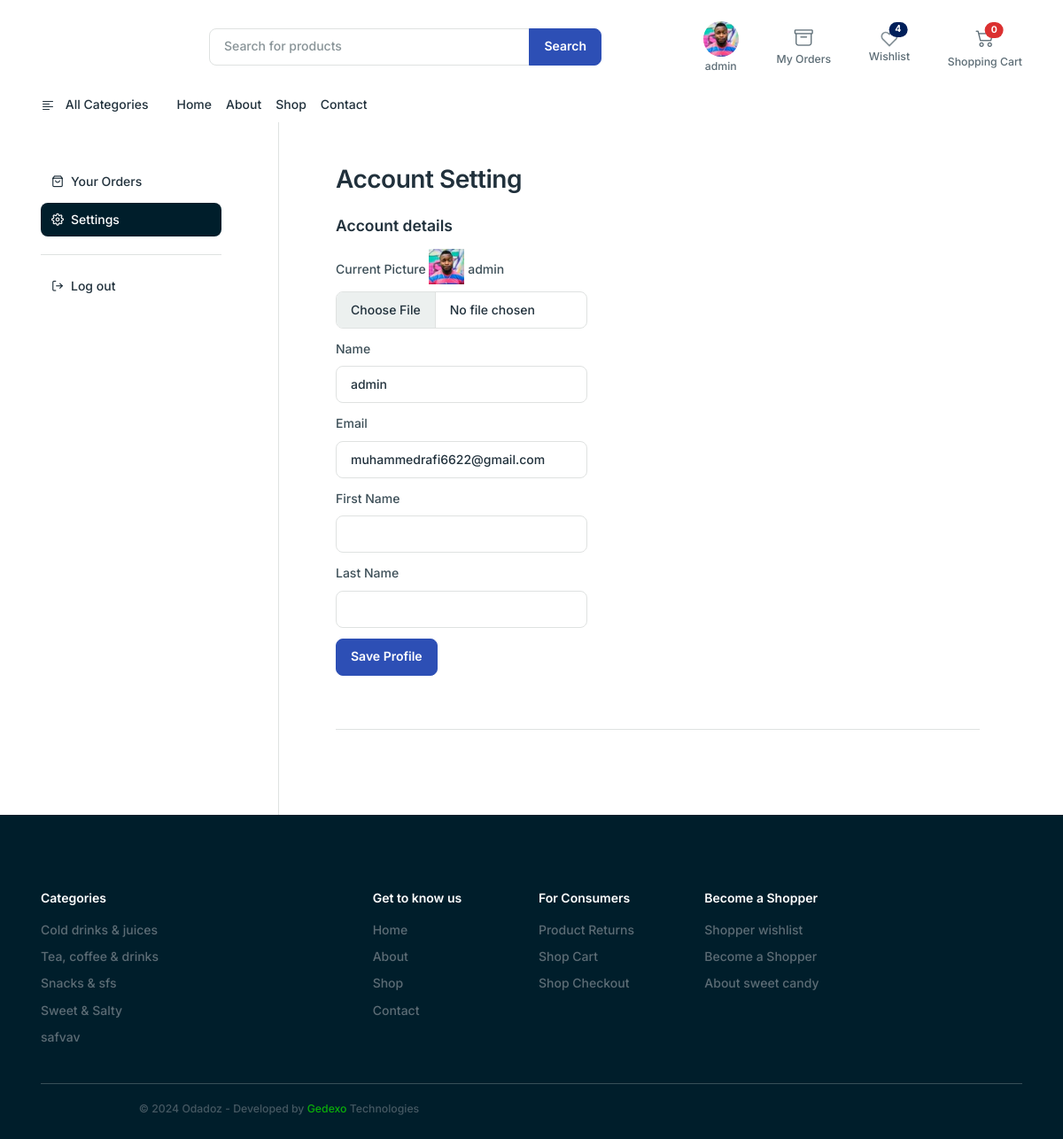
/account-settings (signed in), run on the app's committed database.
### orders/models.py (models this page shows)
class UserProfile(models.Model):
    user = models.OneToOneField(User, on_delete=models.CASCADE)
    profile_pic = models.ImageField(upload_to='profile_pics/', blank=True, null=True)
    name = models.CharField(max_length=30, blank=True)
    email = models.EmailField(max_length=255, blank=True)
    firstname = models.CharField(max_length=255, blank=True)
    lastname = models.CharField(max_length=255, blank=True)

### products/models.py (models this page shows, shortened)
class Category(models.Model):
    title = models.CharField(max_length=150)
    class Meta:
        verbose_name = ("Category")
        verbose_name_plural = ("Category")

### orders/views.py (the view, shortened to what this page needs)
# urls.py: path("account-settings", views.account_settings, name="account-settings"),
@login_required
def account_settings(request):
    wishlist_items = Wishlist.objects.filter(user=request.user.id)
    wishlist_count = wishlist_items.count()
    categories = Category.objects.all()
    subcategories = SubCategory.objects.all()
    try:
        user_profile = request.user.userprofile
    except UserProfile.DoesNotExist:
        user_profile = UserProfile(user=request.user)
        user_profile.save()
    context = {
        "wishlist_items": wishlist_items,
        "wishlist_count": wishlist_count,
        "categories": categories,
        "subcategory": subcategories,
        'user_profile': user_profile,
    }
    return render(request,"web/account-settings.html",context)

### templates/web/account-settings.html (shortened to what this page needs)
{% extends 'web/partials/base.html' %}
{% load static %}
{% load i18n crispy_forms_tags %}
{% block content %}
<main>
  <section>
    <div class="container">
      <div class="row">
        <div class="col-lg-3 col-md-4 col-12 border-end  d-none d-md-block">
          <div class="pt-10 pe-lg-10">
            <ul class="nav flex-column nav-pills nav-pills-dark">
              <li class="nav-item">
                <a class="nav-link " aria-current="page" href="{% url "orders:account-orders" %}"><i
                    class="feather-icon icon-shopping-bag me-2"></i>Your Orders</a>
              </li>
              <li class="nav-item">
                <a class="nav-link active" href="{% url "orders:account-settings" %}"><i
                    class="feather-icon icon-settings me-2"></i>Settings</a>
              </li>
              <li class="nav-item">
                <hr>
              </li>
              <li class="nav-item">
                <a class="nav-link " href="{% url "auth_logout" %}"><i class="feather-icon icon-log-out me-2"></i>Log out</a>
              </li>
            </ul>
          </div>
        </div>
        <div class="col-lg-9 col-md-8 col-12">
          <div class="py-6 p-md-6 p-lg-10">
            <div class="mb-6">
              <h2 class="mb-0">Account Setting</h2>
            </div>
            <div>
              <h5 class="mb-4">Account details</h5>
              <div class="row">
                <div class="col-lg-5">
                  <form method="post" enctype="multipart/form-data" action="{% url 'orders:account-settings' %}">
                    <div class="mb-3">
                      <label class="form-label">Current Picture</label>
                      {% if user_profile.profile_pic %}
                          <img src="{{ user_profile.profile_pic.url }}" width="40px" alt="Profile Picture" class="img-fluid mb-2">
                      {% else %}
                          <p>No picture available</p>
                      {% endif %}
                      <label class="form-label">{{ request.user.username }}</label>
                      <input type="file" class="form-control" name="profile_pic">
                    </div>
                      <div class="mb-3">
                        <label class="form-label">Name</label>
                        <input type="text" class="form-control" value="{{ request.user.username }}" name="name">
                    </div>
                    <div class="mb-3">
                        <label class="form-label">Email</label>
                        <input type="email" class="form-control" value="{{ request.user.email }}" name="email">
                    </div>
                     <div class="mb-3">
                      <label class="form-label">First Name</label>
                      <input type="firstname" class="form-control" value="" name="firstname">
                  </div>
                   <div class="mb-3">
                        <label class="form-label">Last Name</label>
                        <input type="lastname" class="form-control" value="" name="lastname">
                    </div>
                    <div class="mb-3">
                        <button type="submit" class="btn btn-primary">Save Profile</button>
                    </div>
                </form>
                </div>
              </div>
            </div>
            <hr class="my-10">
          </div>
        </div>
      </div>
    </div>
  </section>
</main>
{% endblock %}

### templates/web/partials/header.html (shortened to what this page needs)
{% load static %}
<!DOCTYPE html>
<html lang="en">
<head>
</head>
<body>
  <header>
    <div class="container">
      <div class="row align-items-center pt-6 pb-4 mt-4 mt-lg-0">
        <div class="col-xxl-6 col-xl-5 col-lg-6 col-md-9">
          <form action="{% url "products:shop" %}" method="GET">
            <div class="input-group">
              <input class="form-control" type="search" placeholder="Search for products" name="text_search"
                aria-label="Recipient's username" aria-describedby="button-addon2">
              <button class="btn btn-primary" type="button" id="button-addon2">Search</button>
            </div>
          </form>
        </div>
        <div class="col-xxl-4 col-xl-5 col-lg-3 d-none d-lg-block">
          <div class="d-flex align-items-center justify-content-between ms-4">
            <div class="ms-6 text-center">
              <a href="{% url "auth_login" %}" data-bs-toggle="dropdown" class="text-reset">
                <div class="lh-1">
                {% if request.user.is_authenticated %}
                    <div class="ms-0">
                        {% if request.user.userprofile.profile_pic %}
                            <img src="{{ request.user.userprofile.profile_pic.url }}" class="avatar avatar-md rounded-circle">
                        {% else %}
                            <i class="bi bi-person-circle fs-4"></i>
                        {% endif %}
                        <p class="mb-0 d-none d-xl-block small" style="margin-top: 5px;">{{ request.user.username }}</p>
                    </div>
                {% endif %}
            </div>
          </a>
        </div>
        {% if request.user.is_authenticated %}
        <div class="ms-6 text-center">
          <a href="{% url "orders:account-orders" %}" class="text-reset">
            <div class="lh-1">
              <div class="mb-2">
                <i class="bi bi-archive fs-4"></i>
              </div>
              <p class="mb-0 d-none d-xl-block small">My Orders</p>
            </div>
          </a>
        </div>
        {% endif %}
        <div class="text-center ms-6">
          <a href="{% url 'orders:wishlist' %}" class="text-muted position-relative" id="wishlist-link">
              <span class="position-absolute top-0 start-100 translate-middle badge rounded-pill bg-success" id="header_wishlist_count">
                  {{ wishlist_count }}
              </span>
          </a>
          <p class="mb-0 d-none d-xl-block small">Wishlist</p>
        </div>
            <div class="text-center ms-6">
              <a href="{% url 'orders:cart_detail' %}" class="text-reset">
                <div class="text-center">
                  <div class="">
                    <i class="bi bi-cart2 fs-4"></i>
                    <span class="position-absolute  translate-middle badge rounded-pill bg-danger mt-2">
                    {{request.session.cart|length}}
                    </span>
                  </div>
                  <p class="mb-0 d-none d-xl-block small">Shopping Cart</p>
                </div>
              </a>
            </div>
          </div>
        </div>
      </div>
    </div>
  </header>
  <nav class="navbar navbar-expand-lg navbar-light navbar-default p-0 p-sm-0 navbar-offcanvas-color "
    aria-label="Offcanvas navbar large">
    <div class="container">
      <div class="offcanvas offcanvas-start" tabindex="-1" id="navbar-default" aria-labelledby="navbar-defaultLabel">
        <div class="offcanvas-body">
          <div class="">
            <ul class="navbar-nav align-items-center ">
              <li class="dropdown me-6 d-none d-lg-block">
                <a href="{% url "products:index" %}" class="text-inherit" data-bs-toggle="dropdown" aria-expanded="false">
                  All Categories
                </a>
              </li>
              <li class="nav-item dropdown">
                <a class="nav-link" href="{% url "products:index" %}" role="button"
                  aria-expanded="false">
                  Home
                </a>
              </li>
              <li class="nav-item dropdown">
                <a class="nav-link " href="{% url "web:about" %}" role="button"
                  aria-expanded="false">
                  About
                </a>
              </li>
              <li class="nav-item dropdown">
                <a class="nav-link" href="{% url "products:shop" %}" role="button"
                  aria-expanded="false">
                  Shop
                </a>
              </li>
              <li class="nav-item dropdown">
                <a class="nav-link" href="{% url "web:contact" %}" role="button"
                  aria-expanded="false">
                  Contact
                </a>
              </li>
            </ul>
          </div>
        </div>
      </div>
    </div>
  </nav>
</body>
</html>

### templates/web/partials/footer.html (shortened to what this page needs)
{% load static %}
<!DOCTYPE html>
<html lang="en">
<head>
</head>
<body>
<footer class="footer bg-dark pb-6 pt-4 pt-md-12">
  <div class="container">
    <br>
    <div class="row g-4 ">
      <div class="col-12 col-md-12 col-lg-4">
        <h6 class="mb-4 text-white">Categories</h6>
        <div class="row">
          <div class="col-6">
            {% for category in categories %}
            <ul class="nav flex-column">
              <li class="nav-item mb-2"><a href="{% url 'products:shop' %}?category={{ category.id }}" class="nav-link">{{ category.title }}</a></li>
            </ul>
            {% endfor %}
          </div>
          <div class="col-6">
            <ul class="nav flex-column">
            </ul>
          </div>
        </div>
      </div>
      <div class="col-12 col-md-12 col-lg-8">
        <div class="row g-4">
          <div class="col-6 col-sm-6 col-md-3">
            <h6 class="mb-4 text-white">Get to know us</h6>
              <ul class="nav flex-column">
                <li class="nav-item mb-2"><a href="{% url "products:index" %}" class="nav-link">Home</a></li>
                <li class="nav-item mb-2"><a href="{% url "web:about" %}" class="nav-link">About</a></li>
                <li class="nav-item mb-2"><a href="{% url "products:shop" %}" class="nav-link">Shop</a></li>
                <li class="nav-item mb-2"><a href="{% url "web:contact" %}" class="nav-link">Contact</a></li>
              </ul>
          </div>
          <div class="col-6 col-sm-6 col-md-3">
            <h6 class="mb-4 text-white">For Consumers</h6>
            <ul class="nav flex-column">
              <li class="nav-item mb-2"><a href="{% url "products:shop" %}" class="nav-link">Product Returns</a></li>
              <li class="nav-item mb-2"><a href="{% url "orders:cart_detail" %}" class="nav-link">Shop Cart</a></li>
              <li class="nav-item mb-2"><a href="{% url "orders:checkout" %}" class="nav-link">Shop Checkout</a></li>
            </ul>
          </div>
          <div class="col-6 col-sm-6 col-md-3">
            <h6 class="mb-4 text-white">Become a Shopper</h6>
            <ul class="nav flex-column">
              <li class="nav-item mb-2"><a href="{% url "orders:wishlist" %}" class="nav-link">Shopper wishlist</a></li>
              <li class="nav-item mb-2"><a href="{% url "products:shop" %}" class="nav-link">Become a Shopper</a></li>
              <li class="nav-item mb-2"><a href="{% url "web:about" %}" class="nav-link">About sweet candy</a></li>
            </ul>
          </div>
        </div>
      </div>
    </div>
    <hr class="mt-8 opacity-25">
    <div class="text-center">
      <div class="row align-items-center ">
        <div class="col-md-6"><span class="small text-muted"><span id="copyright"> ©
          </span>Odadoz - Developed by<a class="text-primary" href="https://gedexo.com/"> Gedexo </a> Technologies</span></div>
      </div>
    </div>
  </div>
</footer>
</body>
</html>

### data on the page
UserProfile: profile_pic (picture)
Category: title "Cold drinks & juices"
Category: title "Tea, coffee & drinks"
Category: title "Snacks & sfs"
Category: title "Sweet & Salty"
Category: title "safvav"

### other printed values
{{ request.user.username }} "admin"
{{ wishlist_count }} "4"
{{ request.session.cart|length }} "0"
